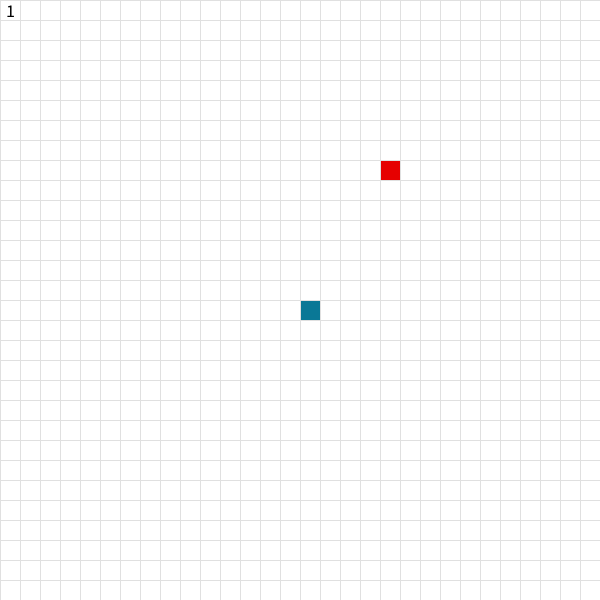
Frame 1 (no input)
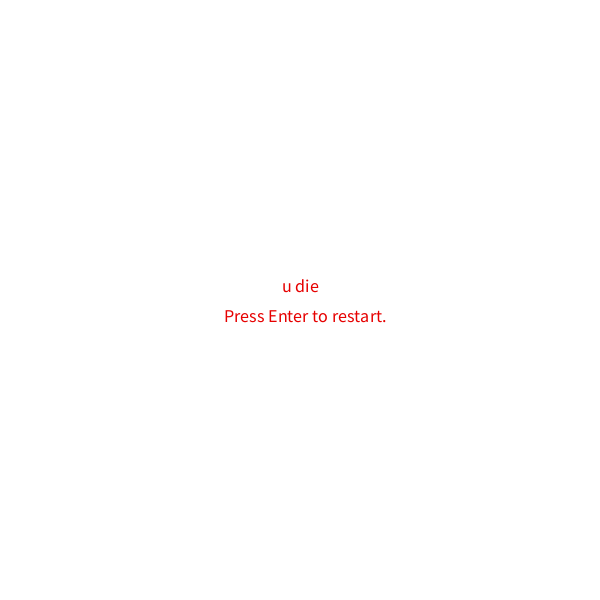
Frame 60 (the mouse pressed at the canvas centre just before this capture)
Frame 120 (the mouse held since frame 60 and released just before this capture): identical to frame 60, image omitted

The Processing sketch that drew these frames (run headless with seeded random() and noise(); from frame 60 on, the mouse is pressed at the canvas centre):

// Processing sketch: SnakeGame_Koby
// ── SnakeGame_Koby.pde
/********************
  Snake game Coding Challenge
  Koby W.
  June 13 2018
  
  * Increased framerate from 10 to 15
  * Changed color of snake to torquise
  * Changed color of fruit to red
********************/

// Declaring variables
boolean isCollision = false, up = false, down = false, left = false, right = true;
int widthOfSquare = 20;

// Declaring instances
SnakeCharacter snake = new SnakeCharacter();
Fruit fruit = new Fruit();

// Initial setup
void setup() {
  size(600, 600);
  textAlign(CENTER, CENTER);
  textSize(18);
  frameRate(15);
  snake.setFruit(fruit.fruitPoint);
}

// Runs game
void draw() {
  background(255);
  if (!isGameOver()) { // Runs game only when isGameOver is false
    drawGrid(); // Draws grid on screen
    snake.create(); // Creates snake on screen
    isCollision = snake.move(); // Boolean checks if snake will continue moving
    snake.score(); // Displays number of fruit collected
    fruit.display(); // Displays fruit on screen
  } else {
    gameOver(); // Runs gameOver() if snake touches border or itself
  }
  if (isCollision) { // Creates new coordinates for fruit when snake touches it
    fruit = new Fruit(); // Creates new fruit coordinates
    snake.setFruit(fruit.fruitPoint); // Sets fruit coordinates to the new one made above
  }
}

// Draws 30 x 30 grid
void drawGrid() {
  stroke(224, 224, 224);
  for (int i = 0; i < 30; i++) {
    line(i*widthOfSquare, 0, i*widthOfSquare, 600);
    line(0, i*widthOfSquare, 600, i*widthOfSquare);
  }
}

// Sets isGameOver to true if snake touched border or itself
boolean isGameOver() {
  return snake.isSnakeTouched() || snake.isBorderTouched();
}

// Displays Game Over screen
void gameOver() {
  text("u die", 300, 285);
  text("Press Enter to restart.", 305, 315);
  if (keyCode == ENTER || keyCode == RETURN) { // Restarts game when Enter is pressed
    snake.reset();
  }
}

// Allows snake movement, but inhibits opposite movement
void keyPressed() {
  if (keyCode == UP) {
    if (!down) {
      snake.direction(0, -1);
      up = true;
      down = false;
      right = false;
      left = false;
    }
  } else if (keyCode == DOWN) {
    if (!up) {
      snake.direction(0, 1);
      down = true;
      up = false;
      right = false;
      left = false;
    }
  } else if (keyCode == LEFT) {
    if (!right) {
      snake.direction(-1, 0);
      down = false;
      up = false;
      left = true;
      right = false;
    }
  } else if (keyCode == RIGHT) {
    if (!left) {
      snake.direction(1, 0);  
      down = false;
      up = false;
      right = true;
      left = false;
    }
  }
}
// ── Fruit.pde
class Fruit {
  // Declaring instances
  Point fruitPoint = new Point();

  // Constructor that assigns random coordinates for the fruit
  Fruit() {
    fruitPoint.x = (int(random(1, 30)));
    fruitPoint.y = (int(random(1, 30)));
  }

  // Displays fruit on screen
  void display() {
    fill(230, 0, 0);
    rect(fruitPoint.x*20, fruitPoint.y*20, 20, 20);
  }
}

class Point {
  // Declaring variables
  int x, y;

  // Empty constructor used for fruit
  Point() {
  }

  // Constructor used for snake length
  Point(int tempX, int tempY) {
    x = tempX;
    y = tempY;
  }
}
// ── SnakeCharacter.pde
class SnakeCharacter {
  // Declaring variables
  int xSpeed = 1, ySpeed = 0;

  // Declaring instances and lists
  Point fruit;
  ArrayList<Point> pointList = new ArrayList<Point>();

  // Constructor that adds to snake length
  SnakeCharacter() {
    pointList.add(new Point(15, 15));
  }

  // Displays score (length of snake)
  void score() {
    fill(0);
    text(pointList.size(), 10, 10);
  }

  // Creates snake
  void create() {
    fill(10, 120, 150);
    for (Point point : pointList) { // Draws as many squares as fruit collected
      rect(point.x*20, point.y*20, 20, 20); // Draws snake square on a grid space
    }
  }

  // Moves snake's direction by key press
  void direction(int x, int y) {
    xSpeed = x;
    ySpeed = y;
  }

  // Boolean checks if snake will move, then draws head accordingly
  boolean move() {
    // Gets snake head from list
    Point head = pointList.get(0);

    // Gets coordinates from snake head
    int xHead = head.x;
    int yHead = head.y;

    // Calculates the position of the new snake head
    int newHeadx = xHead + xSpeed;
    int newHeady = yHead + ySpeed;

    // Creates the new snake head and adds it to the beginning of the list
    Point newHead = new Point(newHeadx, newHeady);
    pointList.add(0, newHead);

    // Removes the snake tail if there is no collision
    boolean isCollision = isFruitTouched(newHead);
    if (!isCollision) {
      pointList.remove(pointList.size() - 1);
    }
    return isCollision;
  }

  // Sets temporary fruit coordinates
  void setFruit(Point tempFruit) {
    fruit = tempFruit;
  }

  // Boolean checks if a fruit was touched
  boolean isFruitTouched(Point snakeHead) {
    if (snakeHead.x == fruit.x && snakeHead.y == fruit.y) {
      return true;
    } else {
      return false;
    }
  }

  // Boolean checks if the border was touched
  boolean isBorderTouched() {
    if (pointList.get(0).x < 0 || pointList.get(0).y < 0 || pointList.get(0).x >= 30 || pointList.get(0).y >= 30) {
      return true;
    }
    return false;
  }

  // Boolean checks if snake touched it self
  boolean isSnakeTouched() {
    Point snakeHead = pointList.get(0);
    for (int i = 1; i < pointList.size(); i++) {
      if (snakeHead.x == pointList.get(i).x && snakeHead.y == pointList.get(i).y) {
        return true;
      }
    }
    return false;
  }

  // Resets variables and snake length
  void reset() {
    xSpeed = 1;
    ySpeed = 0;
    pointList = new ArrayList<Point>();
    pointList.add(new Point(15, 15));
  }
}
